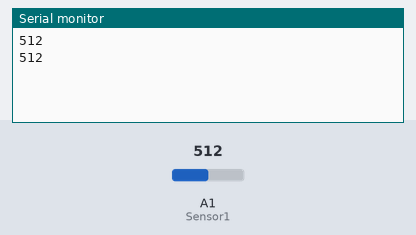
Bench run of a sketch on a simulated Arduino Uno, built with avr-gcc and run on an emulated ATmega328P. Parts: the last lines printed to the serial monitor. The test bench sets the inputs (shaded band); at power-on: A1 (Sensor1) = 512.

Above: at 1.8 s.
1.9 s: A1 (Sensor1) set to 716
At 2.8 s:
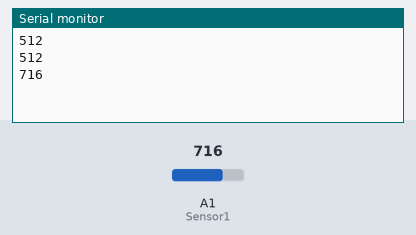
3.4 s: A1 (Sensor1) set to 900
At 4.4 s:
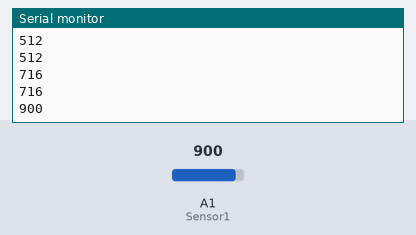
Timing chart, 0 to 6.4 s (numbered marks = the images above; inputs shaded):
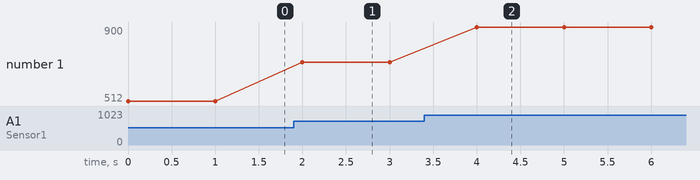

Measured:
- after the input at 1.9 s, the serial monitor: prints a new line after 0.10 s (image 1)
- after the input at 3.4 s, the serial monitor: prints a new line after 0.60 s (image 2)
- plotted number 1: 512 → 716 after the input at 1.9 s, 716 → 900 after the input at 3.4 s

The sketch:

sketch_may15a.ino
```cpp
int Sensor1 = A1;
int Sensor2 = A0;

void setup() {
 pinMode(Sensor1, INPUT);
pinMode(Sensor2, INPUT);
Serial.begin(9600);
}

void loop() {
int Valor1 = analogRead(Sensor1);
Serial.println(Valor1);
delay(1000);
}
```
